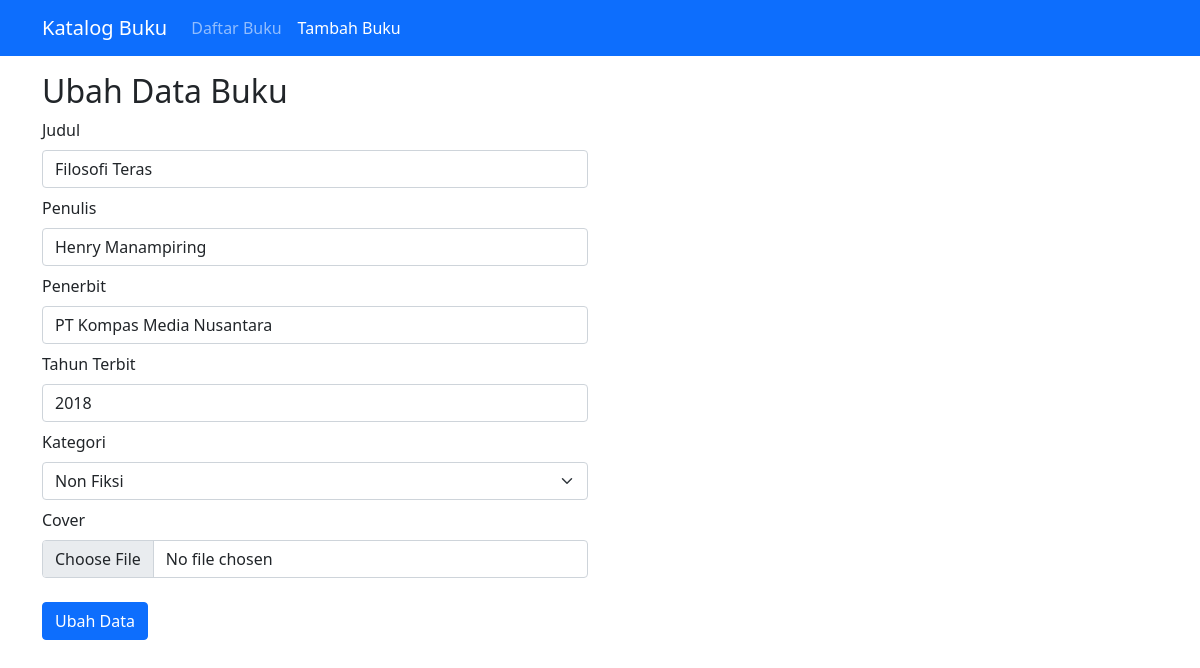
Page /ubah.php?id=1 on the committed database.
### tables this page shows
CREATE TABLE `buku` (
  `id` int(11) NOT NULL,
  `judul` varchar(255) NOT NULL,
  `penulis` varchar(255) NOT NULL,
  `penerbit` varchar(255) NOT NULL,
  `tahun` varchar(255) DEFAULT NULL,
  `kategori` varchar(255) NOT NULL,
  `cover` varchar(255) NOT NULL
);

### functions.php (called while the page is built, shortened)
<?php
function koneksi() {
  $conn = mysqli_connect('localhost', 'root', '', 'db_katalog-buku') or die('koneksi DB gagal!');
  return $conn;
}
function query($query) {
  $conn = koneksi();
  $result = mysqli_query($conn, $query);
  $rows = [];
  while($row = mysqli_fetch_assoc($result)) {
    $rows[] = $row;
  }
  return $rows;
}
?>

### ubah.php (the view, shortened to what this page needs)
<?php
require 'functions.php';
$id = $_GET['id'];
$buku = query("SELECT * FROM buku WHERE id = $id")[0];
?>
<!DOCTYPE html>
<html lang="en">
  <head>
    <link
      href="https://cdn.jsdelivr.net/npm/bootstrap@5.1.3/dist/css/bootstrap.min.css"
      rel="stylesheet"
    />
  </head>
  <body>
    <nav class="navbar navbar-expand-lg navbar-dark bg-primary">
      <div class="container">
        <a class="navbar-brand" href="#">Katalog Buku</a>
        <div class="collapse navbar-collapse" id="navbarNav">
          <ul class="navbar-nav">
            <li class="nav-item">
              <a class="nav-link" href="index.php">Daftar Buku</a>
            </li>
            <li class="nav-item">
              <a class="nav-link active" href="tambah.php">Tambah Buku</a>
            </li>
          </ul>
        </div>
      </div>
    </nav>
    <div class="container mt-3">
      <div class="row">
        <div class="col">
          <h2>Ubah Data Buku</h2>
        </div>
      </div>
      <div class="row">
        <div class="col-md-6">
          <form action="" method="post" enctype="multipart/form-data">
            <div class="mb-2">
              <label for="judul" class="form-label">Judul</label>
              <input type="text" class="form-control" id="judul" name="judul" value="<?= $buku['judul']; ?>" required/>
            </div>
            <div class="mb-2">
              <label for="penulis" class="form-label">Penulis</label>
              <input type="text" class="form-control" id="penulis" name="penulis" value="<?= $buku['penulis']; ?>" required/>
            </div>
            <div class="mb-2">
              <label for="penerbit" class="form-label">Penerbit</label>
              <input type="text" class="form-control" id="penerbit" name="penerbit" value="<?= $buku['penerbit']; ?>" required/>
            </div>
            <div class="mb-2">
              <label for="tahun" class="form-label">Tahun Terbit</label>
              <input type="text" class="form-control" id="tahun" name="tahun" value="<?= $buku['tahun']; ?>" required/>
            </div>
            <div class="mb-2">
              <label for="kategori" class="form-label">Kategori</label>
              <select class="form-select" name="kategori" id="kategori">
                <option value="Non fiksi" <?= ($buku['kategori'] == 'Non fiksi') ? 'selected' : ''; ?>>Non Fiksi</option>
              </select>
            </div>
            <div class="mb-4">
              <label for="cover" class="form-label">Cover</label>
              <input type="file" class="form-control" id="cover" name="cover" value="<?= $buku['cover']; ?>" />
            </div>
            <button type="submit" class="btn btn-primary">Ubah Data</button>
          </form>
        </div>
      </div>
    </div>
  </body>
</html>

### rows in the picture
buku: judul "Filosofi Teras", penulis "Henry Manampiring", penerbit "PT Kompas Media Nusantara", tahun "2018", kategori "Non Fiksi"
